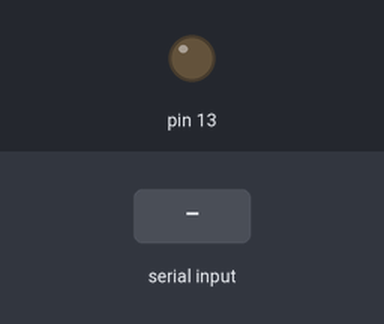
Simulated run of this sketch. Board: Arduino Uno, built with avr-gcc and run on an emulated ATmega328P. Parts: output pins drawn as LEDs (lit = HIGH). Dashed ring = blinking. The test bench sets the inputs (shaded band).

Above: at 1.2 s.
1.3 s: "90,45\n" received over Serial
At 1.7 s:
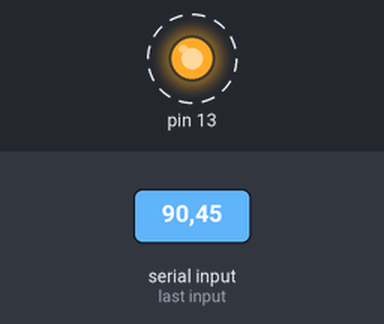
Timing chart, 0 to 10.3 s (numbered marks = the images above; inputs shaded):
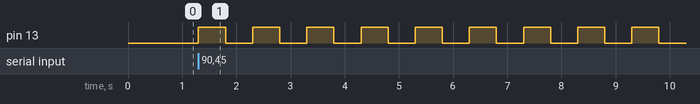

The sketch:

blink_recieve_test.ino
```cpp
void setup() {
  Serial.begin(9600);
  pinMode(13, OUTPUT);
}

void loop() {
  if (Serial.available() > 0)
  {
    char message = Serial.read();
    if (message == 'w')
    {
      blinkChar(message);
    }
    else
    {
      int integer = message- '0';
      blinkInt(integer);
    }
    //Serial.print(Serial.read()- '0');

  }
}

void blinkInt(int number)
{
  for (int a=0; a<number; a++)
  {
    digitalWrite(13, HIGH);
    delay(500);
    digitalWrite(13, LOW);
    delay(500);
  }
}

void blinkChar(char message)
{
  if (message == 'w')
  {
    for (int a=0; a<5; a++)
    {
      digitalWrite(13, HIGH);
      delay(100);
      digitalWrite(13, LOW);
      delay(100);
    }
    delay(2000);
  }
}
```

Measured:
- after the input at 1.3 s, pin 13: alternates HIGH for 0.50 s and LOW for 0.50 s, starting at once
